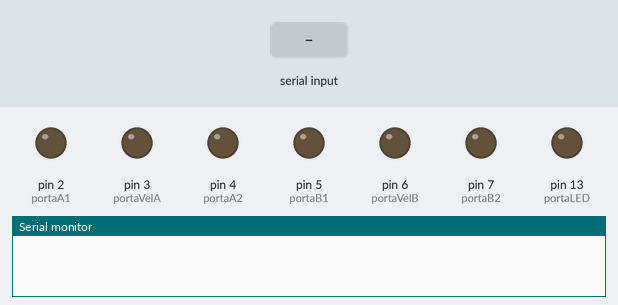
Bench run of a sketch on a simulated Arduino Uno, built with avr-gcc and run on an emulated ATmega328P. Shown: output pins drawn as LEDs (lit = HIGH), the last lines printed to the serial monitor. Inputs (shaded band) come from the test bench.

Above: at 1.2 s.
1.3 s: "F\n" received over Serial
At 2.1 s:
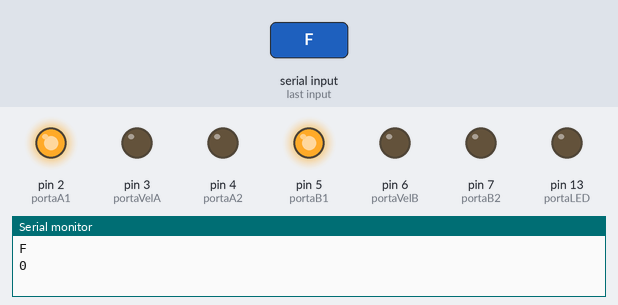
2.8 s: "B\n" received over Serial
At 3.2 s:
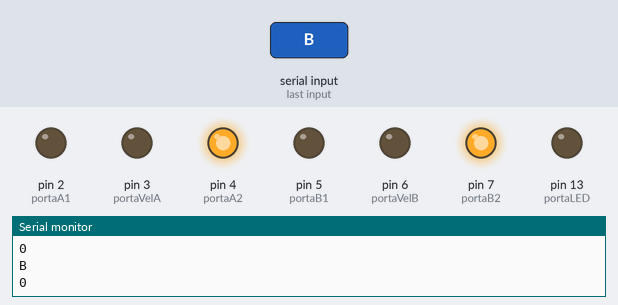
4.3 s: "CW\n" received over Serial
At 5.5 s:
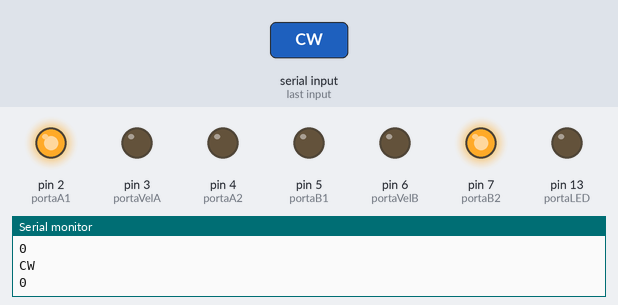
5.8 s: "CCW\n" received over Serial
At 6.8 s:
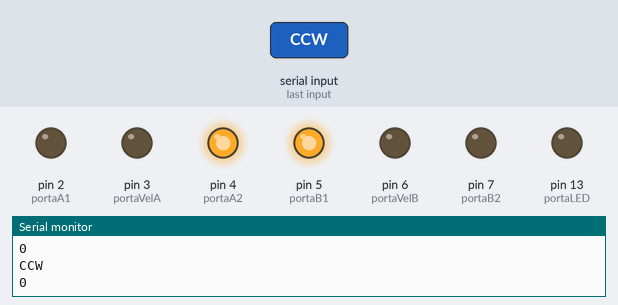
Timing chart, 0 to 8.3 s (numbered marks = the images above; inputs shaded):
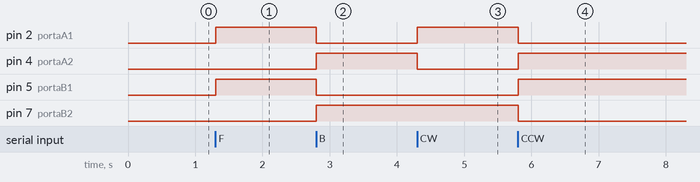

Measured:
- after the input at 1.3 s, pin 2 (portaA1), pin 5 (portaB1): LOW → HIGH at once
- after the input at 2.8 s, pin 2 (portaA1), pin 5 (portaB1): HIGH → LOW at once; pin 4 (portaA2), pin 7 (portaB2): LOW → HIGH at once
- after the input at 4.3 s, pin 2 (portaA1): LOW → HIGH at once; pin 4 (portaA2): HIGH → LOW at once
- after the input at 5.8 s, pin 2 (portaA1), pin 7 (portaB2): HIGH → LOW at once; pin 4 (portaA2), pin 5 (portaB1): LOW → HIGH at once

The sketch:

serial_controller.ino
```cpp
int portaA1 = 2;
int portaA2 = 4;
int portaVelA = 3;

int portaB1 = 5;
int portaB2 = 7;
int portaVelB = 6;

int portaLED = 13;

int portaSensorDir = 0;
int portaSensorEsq = 1;

float raio_roda = (6.8/2.0)/100.0;
float raio_robo = (16.0/2.0)/100.0;

void setup() {
  Serial.begin(9600); // Abrir porta serial

  pinMode(portaA1, OUTPUT); // sentido A
  pinMode(portaA2, OUTPUT); // sentido A
  pinMode(portaVelA, OUTPUT); // velocidade A

  pinMode(portaB1, OUTPUT); // sentido B
  pinMode(portaB2, OUTPUT); // sentido B
  pinMode(portaVelB, OUTPUT); // velocidade B

  pinMode(portaLED, OUTPUT); // porta LED
}

void andarParaFrente(){
  digitalWrite(portaA1, HIGH);
  digitalWrite(portaA2, LOW);

  digitalWrite(portaB1, HIGH);
  digitalWrite(portaB2, LOW);
}

void andarParaTras(){
  digitalWrite(portaA1, LOW);
  digitalWrite(portaA2, HIGH);

  digitalWrite(portaB1, LOW);
  digitalWrite(portaB2, HIGH);
}

void girarAntihorario(){
  digitalWrite(portaA1, LOW);
  digitalWrite(portaA2, HIGH);

  digitalWrite(portaB1, HIGH);
  digitalWrite(portaB2, LOW);
}

void girarHorario(){
  digitalWrite(portaA1, HIGH);
  digitalWrite(portaA2, LOW);

  digitalWrite(portaB1, LOW);
  digitalWrite(portaB2, HIGH);
}

void ligarMotores(int vel){
  analogWrite(portaVelA, vel);
  analogWrite(portaVelB, vel);
}

void desligarMotores(){
  analogWrite(portaVelA, 0);
  analogWrite(portaVelB, 0);
}

void piscarLED(int tempo){
  digitalWrite(portaLED, HIGH);
  delay(tempo);
  digitalWrite(portaLED, LOW);
  delay(tempo);
}

int anguloParaTempo(int angulo){
  float angVel_roda = ((180.0/180.0)*PI)/5.0;

  float rob_angVel = (raio_roda/raio_robo) * angVel_roda;

  float rob_rad = (angulo/180.0) * PI;
  return rob_rad/rob_angVel;
}

void loop() {
  if (Serial.available() > 0) {

    String msg = Serial.readStringUntil('\n');

    String comando = "";
    String num = "";

    for (int i = 0; i < msg.length(); i++){
      if(isDigit(msg[i])){
        num += msg[i];
      }
      else{
        comando += msg[i];
      }
    }

    int valor = num.toInt();

    Serial.println(comando);
    Serial.println(String(valor));

    if (comando.equals("ON")){
      ligarMotores(valor);
    }
    else if (comando.equals("F")){
      andarParaFrente();
      delay(valor);
    }
    else if (comando.equals("B")){
      andarParaTras();
      delay(valor);
    }
    else if(comando.equals("CW")){
      girarHorario();
      float tempo = anguloParaTempo(valor);
      delay(tempo*1000);
    }
    else if(comando.equals("CCW")){
      girarAntihorario();
      float tempo = anguloParaTempo(valor);
      delay(tempo*1000);
    }
    else if(comando.equals("B")){
      piscarLED(valor);
    }
    else if(comando.equals("OFF")){
      desligarMotores();
    }
  }
}
```
